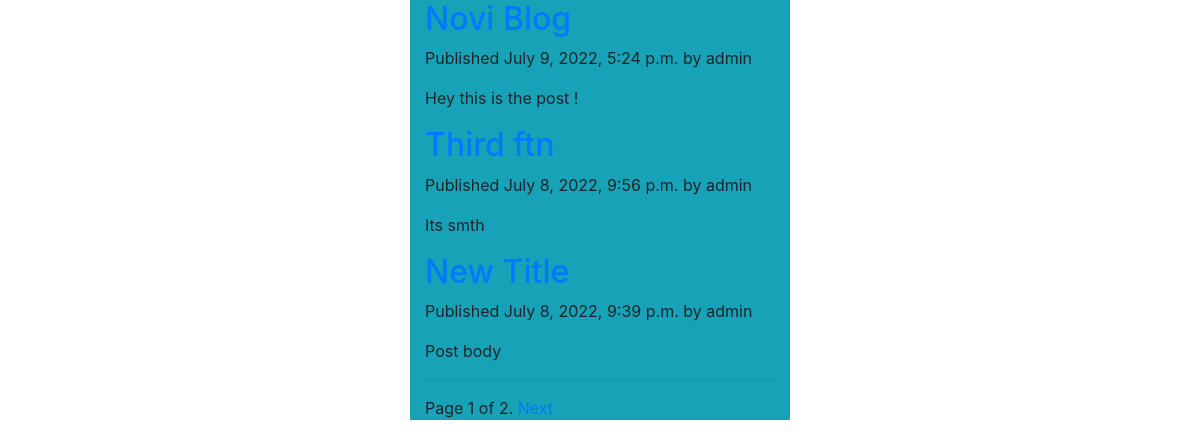
The page / on the database its author committed.
### blog/models.py (models this page shows, shortened)
class Post(models.Model):
    STATUS_CHOICES = (
        ('draft','Draft'),
        ('published','Published'),
    )
    title = models.CharField(max_length=250)
    slug = models.SlugField(max_length=250, unique_for_date='publish')
    author = models.ForeignKey(User, on_delete=models.CASCADE,related_name='blog_posts')
    body = models.TextField()
    publish = models.DateTimeField(default=timezone.now)
    created = models.DateTimeField(auto_now_add=True)
    updated = models.DateTimeField(auto_now=True)
    status = models.CharField(max_length=10,choices=STATUS_CHOICES,default='draft')
    objects = models.Manager()
    published = PublishedMenager()
    class Meta:
        ordering = ('-publish',)

### blog/views.py (the view)
# urls.py: path('',views.home, name='home'),
def home(request):
    posts = Post.published.all()
    paginator = Paginator(posts,3)
    page = request.GET.get('page')
    try:
        posts = paginator.page(page)
    except PageNotAnInteger:
        posts = paginator.page(1)
    except EmptyPage:
        posts = paginator.page(paginator.num_pages)
    now = datetime.now()
    return render(request, 'blog/index.html',{'post':posts,'now':now, 'page':page})

### blog/models.py (called while the page is built)
    def get_queryset(self):
        return super(PublishedMenager, self).get_queryset()\
            .filter(status='published')

### blog/templates/blog/index.html (shortened to what this page needs)
<!doctype html>
<html lang="en">
  <head>
    <link rel="stylesheet" href="https://stackpath.bootstrapcdn.com/bootstrap/4.3.1/css/bootstrap.min.css">
  </head>
  <body>
    <div class="container">
        <div class="row">
            <div class="col-md-4"></div>
            <div class="col-md-4 bg-info">
                {% for pst in post %}
                <h2>
                    <a href="{{ post.get_absolute_url }}">
                      {{ pst.title }}
                    </a>
                  </h2>
                  <p class="date">
                    Published {{ pst.publish }} by {{ pst.author }}
                  </p>
                  {{ pst.body|truncatewords:30|linebreaks }}
                {% endfor %}
                <hr>
                    {% include "blog/pagination.html" with page=post %}
            </div>
            <div class="col-md-4">
            </div>
        </div>
    </div>
  </body>
</html>

### blog/templates/blog/pagination.html (shortened to what this page needs)
            <span class="current">
                Page {{ page.number }} of {{ page.paginator.num_pages }}.
            </span>
            {% if page.has_next %}
                <a href="?page={{ page.next_page_number }}">Next</a>
            {% endif %}

### rows shown on the page
Post: title "Novi Blog", publish "July 9, 2022, 5:24 p.m.", author "admin", body "Hey this is the post !"
Post: title "Third ftn", publish "July 8, 2022, 9:56 p.m.", author "admin", body "Its smth"
Post: title "New Title", publish "July 8, 2022, 9:39 p.m.", author "admin", body "Post body"

### other values the page prints
{{ page.number }} "1"
{{ page.paginator.num_pages }} "2"
